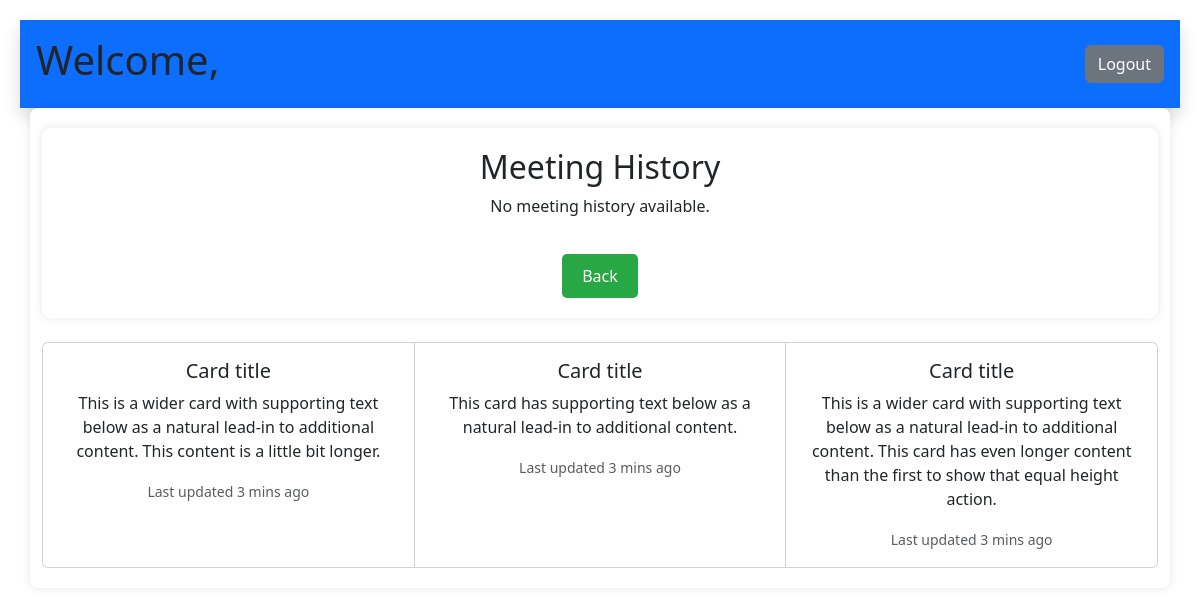
/backend/meeting_history.php, run on an earlier commit of the app's database.
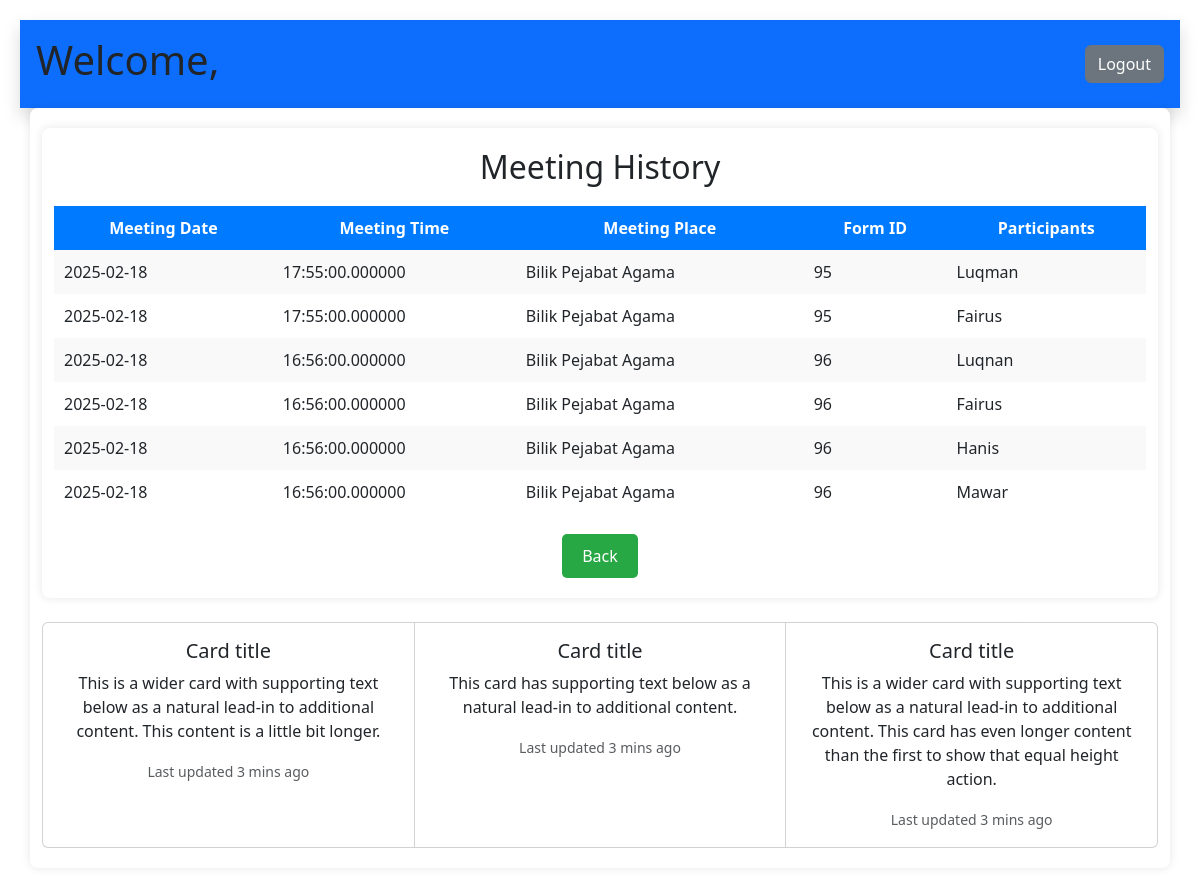
And on a later commit of the database.
### tables this page shows
CREATE TABLE `meeting` (
  `meeting_id` int(11) NOT NULL,
  `meeting_date` date NOT NULL,
  `meeting_time` time(6) NOT NULL,
  `meeting_place` varchar(50) NOT NULL,
  `meeting_part` varchar(50) NOT NULL,
  `form_id` int(8) NOT NULL,
  `masjid_id` int(20) NOT NULL
);

### backend/meeting_history.php (the view, shortened to what this page needs)
<?php
include('../backend/connection.php');
try {
    $stmtMeetings = $conn->prepare("
        SELECT meeting_date, meeting_time, meeting_place, form_id, meeting_part
        FROM meeting
        ORDER BY meeting_date DESC
    ");
    $stmtMeetings->execute();
    $meetings = $stmtMeetings->fetchAll(PDO::FETCH_ASSOC);
} catch (PDOException $e) {
    echo "<script>alert('Database error: " . htmlspecialchars($e->getMessage()) . "'); window.history.back();</script>";
    exit;
}
?>
<!DOCTYPE html>
<html lang="en">
<head>
    <link rel="stylesheet" href="../Styles/styles.css">
</head>
<body>
<?php require '../include/header.php'; ?>
<div class="container">
    <h2>Meeting History</h2>
    <?php if ($meetings): ?>
        <table>
            <tr>
                <th>Meeting Date</th>
                <th>Meeting Time</th>
                <th>Meeting Place</th>
                <th>Form ID</th>
                <th>Participants</th>
            </tr>
            <?php foreach ($meetings as $meeting): ?>
                <tr>
                    <td><?php echo htmlspecialchars($meeting['meeting_date']); ?></td>
                    <td><?php echo htmlspecialchars($meeting['meeting_time']); ?></td>
                    <td><?php echo htmlspecialchars($meeting['meeting_place']); ?></td>
                    <td><?php echo htmlspecialchars($meeting['form_id']); ?></td>
                    <td><?php echo htmlspecialchars($meeting['meeting_part']); ?></td>
                </tr>
            <?php endforeach; ?>
        </table>
    <?php else: ?>
        <p>No meeting history available.</p>
    <?php endif; ?>
    <a href="form_JHEPP.php" class="back-btn">Back</a>
</div>
<?php require '../include/footer.php'; ?>
</body>
</html>

### include/header.php (shortened to what this page needs)
<link href="https://cdn.jsdelivr.net/npm/bootstrap@5.3.3/dist/css/bootstrap.min.css" rel="stylesheet">
<header class="d-flex justify-content-between align-items-center p-3 bg-primary shadow">
    <h1 text>Welcome, <?php echo htmlspecialchars($_SESSION['username']); ?></h1>
<a id="logout-btn" href="../backend/logout.php" class="btn btn-secondary">Logout</a></header>
<div class="container">

### include/footer.php (shortened to what this page needs)
    <div class="card-group mt-4">
    <div class="card">
        <div class="card-body">
            <h5 class="card-title">Card title</h5>
            <p class="card-text">This is a wider card with supporting text below as a natural lead-in to additional content. This content is a little bit longer.</p>
            <p class="card-text"><small class="text-body-secondary">Last updated 3 mins ago</small></p>
        </div>
    </div>
    <div class="card">
        <div class="card-body">
            <h5 class="card-title">Card title</h5>
            <p class="card-text">This card has supporting text below as a natural lead-in to additional content.</p>
            <p class="card-text"><small class="text-body-secondary">Last updated 3 mins ago</small></p>
        </div>
    </div>
    <div class="card">
        <div class="card-body">
            <h5 class="card-title">Card title</h5>
            <p class="card-text">This is a wider card with supporting text below as a natural lead-in to additional content. This card has even longer content than the first to show that equal height action.</p>
            <p class="card-text"><small class="text-body-secondary">Last updated 3 mins ago</small></p>
        </div>
    </div>
</div>
</div>

### Styles/styles.css (style rules this page uses)
body { font-family: Arial, sans-serif; background-color: #f4f4f9; margin: 0; }
.container { width: 80%; margin: 20px auto; text-align: center; }

### backend/meeting_history.php (style rules this page uses)
body { font-family: Arial, sans-serif; background: #f4f4f4; margin: 0; padding: 20px; text-align: center; }
.container { background: white; padding: 20px; border-radius: 8px; box-shadow: 0px 0px 10px rgba(0, 0, 0, 0.1); width: 80%; margin: auto; }
h2 { color: #333; }
table { width: 100%; border-collapse: collapse; margin-top: 20px; }
th, td { padding: 10px; border: 1px solid #ddd; text-align: left; }
th { background: #007bff; color: white; }
tr:nth-child(even) { background: #f9f9f9; }
.back-btn { margin-top: 20px; display: inline-block; padding: 10px 20px; background: #28a745; color: white; text-decoration: none; border-radius: 5px; }

What changed in the data, as far as the page shows it:
added meeting: meeting_date "2025-02-18", meeting_time "17:55:00.000000", meeting_place "Bilik Pejabat Agama", form "95", meeting_part "Luqman"
added meeting: meeting_date "2025-02-18", meeting_time "17:55:00.000000", meeting_place "Bilik Pejabat Agama", form "95", meeting_part "Fairus"
added meeting: meeting_date "2025-02-18", meeting_time "16:56:00.000000", meeting_place "Bilik Pejabat Agama", form "96", meeting_part "Luqnan"
added meeting: meeting_date "2025-02-18", meeting_time "16:56:00.000000", meeting_place "Bilik Pejabat Agama", form "96", meeting_part "Fairus"
added meeting: meeting_date "2025-02-18", meeting_time "16:56:00.000000", meeting_place "Bilik Pejabat Agama", form "96", meeting_part "Hanis"
added meeting: meeting_date "2025-02-18", meeting_time "16:56:00.000000", meeting_place "Bilik Pejabat Agama", form "96", meeting_part "Mawar"
Also different on the page:
text no longer shown: "No meeting history available."
text now shown: "Meeting Date Meeting Time Meeting Place Form ID Participants"
